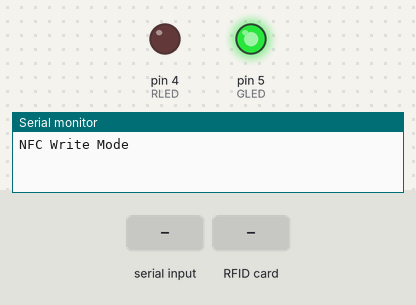
A sketch run on a simulated Arduino Uno, built with avr-gcc and run on an emulated ATmega328P. Parts: output pins drawn as LEDs (lit = HIGH), the last lines printed to the serial monitor. The test bench sets the inputs (shaded band).

Above: at 1.2 s.
1.3 s: "90,45\n" received over Serial
3.3 s: RFID card 5E 7A 19 C4 held to the reader
At 3.9 s:
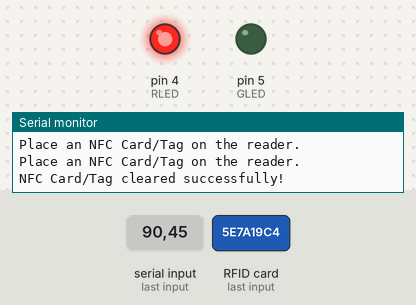
At 9.3 s:
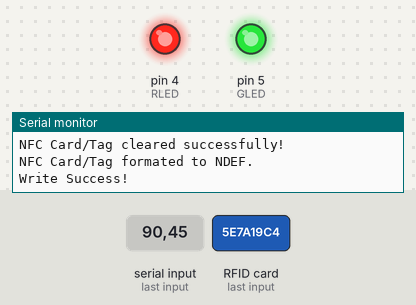
Timing chart, 0 to 12.3 s (numbered marks = the images above; inputs shaded):
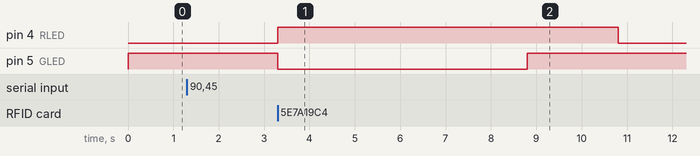

Measured:
- after the input at 3.3 s, pin 4 (RLED): LOW → HIGH at once, → LOW 7.5 s later; pin 5 (GLED): HIGH → LOW at once, → HIGH 5.5 s later

The sketch:

NFC_Write.ino
```cpp
#include <Wire.h>
#include <PN532_I2C.h>
#include <PN532.h>
#include <NfcAdapter.h>

#define RLED 4
#define GLED 5

PN532_I2C pn532_i2c(Wire);
NfcAdapter nfc = NfcAdapter(pn532_i2c);

char serialData[10];
long pid = 0;
String dataSend = "PATIENT";

void setup(void) {
  Serial.begin(9600);
  pinMode(RLED, OUTPUT);
  digitalWrite(RLED, LOW);
  pinMode(GLED, OUTPUT);
  digitalWrite(GLED, HIGH);
  Serial.println("NFC Write Mode");
  nfc.begin();
}

void loop(void) {
  int c = 0;
  String padding = "";
  bool success;

  if(Serial.available()){
    delay(100);
    while(Serial.available() && c<10) {
      serialData[c++] = Serial.read();
    }
    serialData[c++] = '\0';
  }

  if(c>0){
  pid = atoi(serialData);
  }

  if(pid>0) {
    Serial.println("\nPlace an NFC Card/Tag on the reader.");
    digitalWrite(RLED, LOW);

    if(nfc.tagPresent()) {
      digitalWrite(RLED, HIGH);
      digitalWrite(GLED, LOW);
      delay(500);
      digitalWrite(GLED, HIGH);
      success = nfc.clean();

      if(success) {
        digitalWrite(GLED, LOW);
        Serial.println("\nNFC Card/Tag cleared successfully!");
      }

      else {
        Serial.println("\nE101");
      }

      delay(500);
      digitalWrite(GLED, HIGH);
      success = nfc.format();

      if (success) {
        digitalWrite(GLED, LOW);
        Serial.println("\nNFC Card/Tag formated to NDEF.");
      }

      else {
        Serial.println("\nE102");
      }

      delay(500);
      digitalWrite(GLED, HIGH);

      switch(pid) {
        case 0 ... 9:
          padding = "000";
          break;
        case 10 ... 99:
          padding = "00";
          break;
        case 100 ... 999:
          padding = "0";
          break;
        default:
          padding = "";
          break;
      }

      NdefMessage message = NdefMessage();
      message.addTextRecord(dataSend + padding + String(pid));
      message.addTextRecord("ABC Hospital");
      success = nfc.write(message);

      if (success) {
        digitalWrite(GLED, LOW);
        Serial.println("\nWrite Success!");
      }

      else {
        Serial.println("\nE103");
      }

      delay(4000);
      digitalWrite(GLED, HIGH);
      delay(2000);
      digitalWrite(RLED, LOW);
      Serial.println("Done!");
      Serial.flush();
    }
  }
}
```
